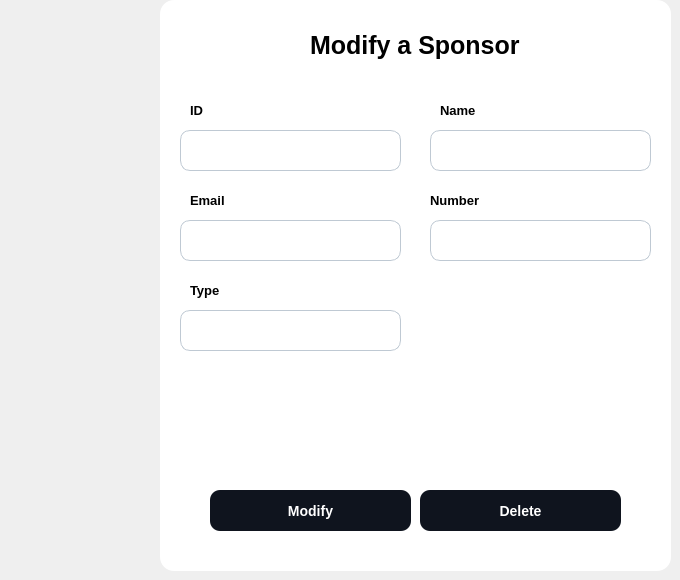
              <widget class="QWidget" name="page_20">
               <widget class="QGroupBox" name="groupBox_12">
                <property name="geometry">
                 <rect>
                  <x>160</x>
                  <y>0</y>
                  <width>511</width>
                  <height>571</height>
                 </rect>
                </property>
                <property name="styleSheet">
                 <string notr="true">background-color :white ; 
border-radius :14px ; </string>
                </property>
                <property name="title">
                 <string/>
                </property>
                <widget class="QLabel" name="title1_15">
                 <property name="geometry">
                  <rect>
                   <x>150</x>
                   <y>30</y>
                   <width>251</width>
                   <height>31</height>
                  </rect>
                 </property>
                 <property name="styleSheet">
                  <string notr="true">QLabel {
	font-size: 25px ; 
	font-weight:bold ; 
	
}</string>
                 </property>
                 <property name="text">
                  <string>Modify a Sponsor</string>
                 </property>
                </widget>
                <widget class="QPushButton" name="modify_sponsor">
                 <property name="geometry">
                  <rect>
                   <x>50</x>
                   <y>490</y>
                   <width>201</width>
                   <height>41</height>
                  </rect>
                 </property>
                 <property name="cursor">
                  <cursorShape>PointingHandCursor</cursorShape>
                 </property>
                 <property name="styleSheet">
                  <string notr="true">QPushButton {
	background-color:#0F141E ; 
	border-radius:10px ; 
	color : white ; 
	font-size:14px ; 
	font-weight:bold; 
}

QPushButton::hover {
	background-color:#4AC7EA ; 
	color:white ; 
}</string>
                 </property>
                 <property name="text">
                  <string>Modify</string>
                 </property>
                </widget>
                <widget class="QPushButton" name="delete_sponsor">
                 <property name="geometry">
                  <rect>
                   <x>260</x>
                   <y>490</y>
                   <width>201</width>
                   <height>41</height>
                  </rect>
                 </property>
                 <property name="cursor">
                  <cursorShape>PointingHandCursor</cursorShape>
                 </property>
                 <property name="styleSheet">
                  <string notr="true">QPushButton {
	background-color:#0F141E ; 
	border-radius:10px ; 
	color : white ; 
	font-size:14px ; 
	font-weight:bold; 
}

QPushButton::hover {
	background-color:#D60002 ; 
	color:white ; 
}</string>
                 </property>
                 <property name="text">
                  <string>Delete</string>
                 </property>
                </widget>
                <widget class="QLineEdit" name="name_sponsor_2">
                 <property name="geometry">
                  <rect>
                   <x>270</x>
                   <y>130</y>
                   <width>221</width>
                   <height>41</height>
                  </rect>
                 </property>
                 <property name="styleSheet">
                  <string notr="true">QLineEdit {
	background-color:white ; 
	border-radius:10px ; 
	font-size:13px ; 
	padding-left : 15px ; 
	border:1px solid #BFC9D3 ; 
}</string>
                 </property>
                </widget>
                <widget class="QLineEdit" name="type_sponsor_2">
                 <property name="geometry">
                  <rect>
                   <x>20</x>
                   <y>310</y>
                   <width>221</width>
                   <height>41</height>
                  </rect>
                 </property>
                 <property name="styleSheet">
                  <string notr="true">QLineEdit {
	background-color:white ; 
	border-radius:10px ; 
	font-size:13px ; 
	padding-left : 15px ; 
	border:1px solid #BFC9D3 ; 

}</string>
                 </property>
                </widget>
                <widget class="QLabel" name="label_90">
                 <property name="geometry">
                  <rect>
                   <x>30</x>
                   <y>190</y>
                   <width>101</width>
                   <height>21</height>
                  </rect>
                 </property>
                 <property name="styleSheet">
                  <string notr="true">font-size:13px;
font-weight:bold ; </string>
                 </property>
                 <property name="text">
                  <string>Email</string>
                 </property>
                </widget>
                <widget class="QLabel" name="label_91">
                 <property name="geometry">
                  <rect>
                   <x>270</x>
                   <y>190</y>
                   <width>141</width>
                   <height>21</height>
                  </rect>
                 </property>
                 <property name="styleSheet">
                  <string notr="true">font-size:13px;
font-weight:bold ; </string>
                 </property>
                 <property name="text">
                  <string>Number</string>
                 </property>
                </widget>
                <widget class="QLineEdit" name="email_sponsor_2">
                 <property name="geometry">
                  <rect>
                   <x>20</x>
                   <y>220</y>
                   <width>221</width>
                   <height>41</height>
                  </rect>
                 </property>
                 <property name="styleSheet">
                  <string notr="true">QLineEdit {
	background-color:white ; 
	border-radius:10px ; 
	font-size:13px ; 
	padding-left : 15px ; 
	border:1px solid #BFC9D3 ; 

}</string>
                 </property>
                </widget>
                <widget class="QLabel" name="label_92">
                 <property name="geometry">
                  <rect>
                   <x>30</x>
                   <y>280</y>
                   <width>101</width>
                   <height>21</height>
                  </rect>
                 </property>
                 <property name="styleSheet">
                  <string notr="true">font-size:13px;
font-weight:bold ; </string>
                 </property>
                 <property name="text">
                  <string>Type</string>
                 </property>
                </widget>
                <widget class="QLineEdit" name="id_sponsor_2">
                 <property name="geometry">
                  <rect>
                   <x>20</x>
                   <y>130</y>
                   <width>221</width>
                   <height>41</height>
                  </rect>
                 </property>
                 <property name="styleSheet">
                  <string notr="true">QLineEdit {
	background-color:white ; 
	border-radius:10px ; 
	font-size:13px ; 
	padding-left : 15px ; 
	border:1px solid #BFC9D3 ; 
}</string>
                 </property>
                 <property name="readOnly">
                  <bool>true</bool>
                 </property>
                </widget>
                <widget class="QLabel" name="label_93">
                 <property name="geometry">
                  <rect>
                   <x>280</x>
                   <y>100</y>
                   <width>41</width>
                   <height>21</height>
                  </rect>
                 </property>
                 <property name="styleSheet">
                  <string notr="true">font-size:13px;
font-weight:bold ; </string>
                 </property>
                 <property name="text">
                  <string>Name</string>
                 </property>
                </widget>
                <widget class="QLineEdit" name="number_sponsor_2">
                 <property name="geometry">
                  <rect>
                   <x>270</x>
                   <y>220</y>
                   <width>221</width>
                   <height>41</height>
                  </rect>
                 </property>
                 <property name="styleSheet">
                  <string notr="true">QLineEdit {
	background-color:white ; 
	border-radius:10px ; 
	font-size:13px ; 
	padding-left : 15px ; 
	border:1px solid #BFC9D3 ; 

}</string>
                 </property>
                </widget>
                <widget class="QLabel" name="label_95">
                 <property name="geometry">
                  <rect>
                   <x>30</x>
                   <y>100</y>
                   <width>21</width>
                   <height>21</height>
                  </rect>
                 </property>
                 <property name="styleSheet">
                  <string notr="true">font-size:13px;
font-weight:bold ; </string>
                 </property>
                 <property name="text">
                  <string>ID</string>
                 </property>
                </widget>
               </widget>
              </widget>
